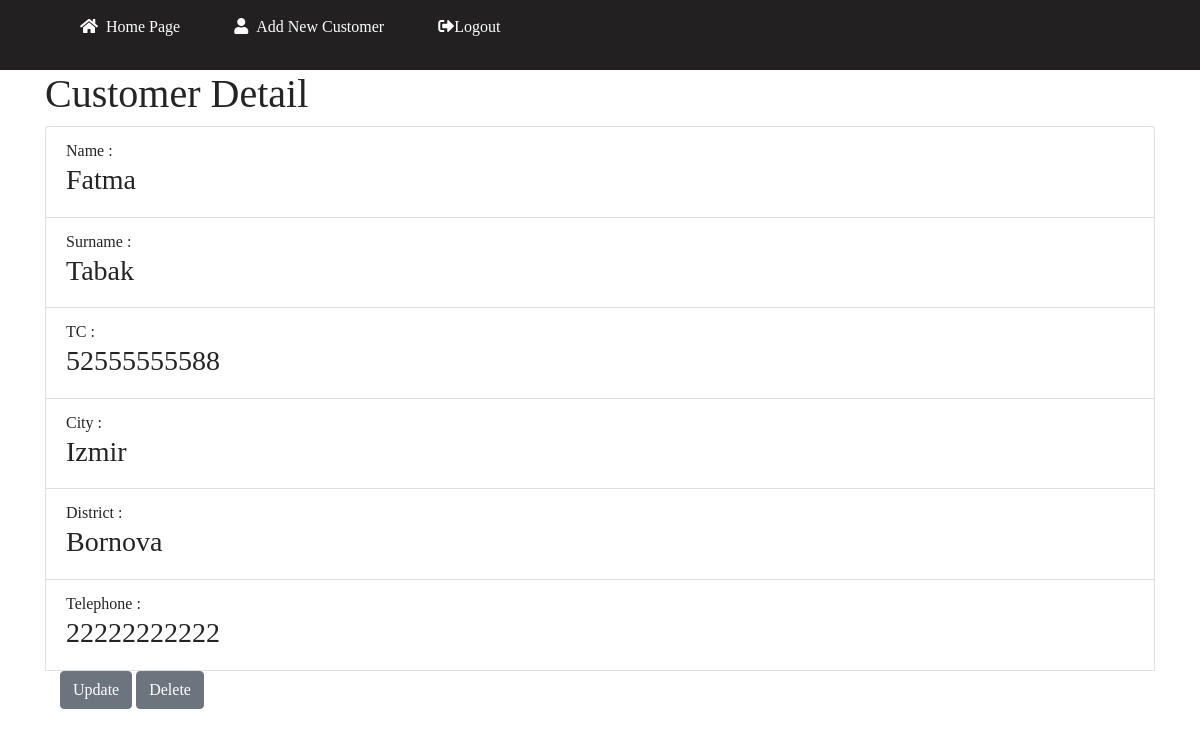
Page /core/detail/3/ (signed in) on the earlier database version.
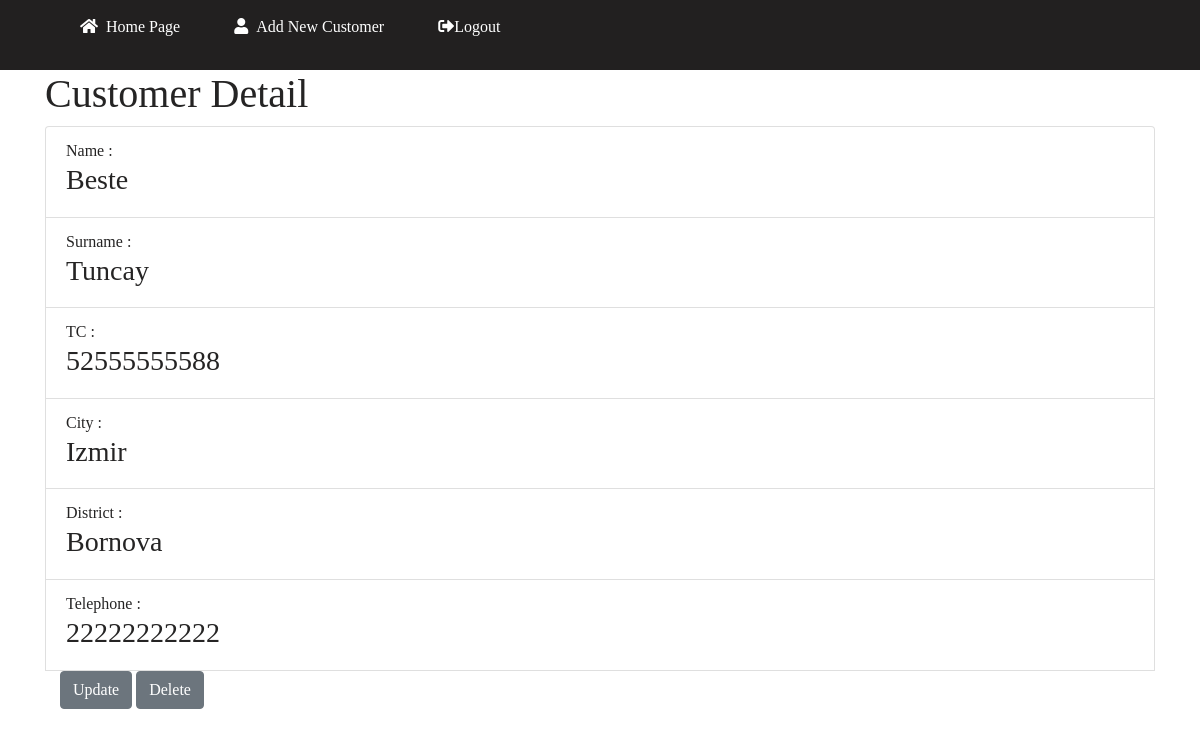
Same page on the later database version.
### core/models.py (models this page shows, shortened)
class Customer(models.Model):
    name = models.CharField(max_length=20)
    surname  = models.CharField(max_length=20)
    tc = models.CharField(max_length=11,null=True, unique=True)
    city = models.CharField(max_length=15,null=True)
    district = models.CharField(max_length=15,null=True)
    telephone = models.CharField(max_length=11,null=True,unique=True)
    date= models.DateTimeField(auto_now_add=True)

### core/views.py (the view)
# urls.py: path('detail/<int:pk>/', CustomerDetailView.as_view(), name = "detail"),
class CustomerDetailView(DetailView):
    template_name = 'detail.html'
    model = Customer
    context_object_name = 'Customer'

### templates/detail.html (shortened to what this page needs)
{% extends "base.html" %}
{% block body %}
{% load static %}
<head>
  <link rel="stylesheet" type="text/css" href="{% static 'main.css' %}?{% now 'U'%}">
  <link rel="stylesheet" href="https://maxcdn.bootstrapcdn.com/bootstrap/4.5.2/css/bootstrap.min.css">
  <link rel="stylesheet" href="https://cdnjs.cloudflare.com/ajax/libs/font-awesome/5.15.3/css/all.min.css">
</head>
<body>
  <div class="header">
    <div class="left-header">
      <ul>
        {% if user.is_authenticated %}
        <li class="#"><a href="/"><i class="fa fa-home" aria-hidden="true"></i>Home Page</a></a></li>
        <li class="#"><a href="/create"><i class="fa fa-user" aria-hidden="true"></i>Add New Customer</a></a></li>
        <li class="#"><a href="{% url 'logout' %}"><i class="fas fa-sign-out-alt" aria-hidden="true"></i>Logout</a></a>
        </li>
        {% else %}
        <li><a href="{% url 'login' %}"><i class="fas fa-sign-in-alt " aria-hidden="true"></i>Login</a></li>
        <li><a href="{% url 'register' %}"><i class="fas fa-sign-in-alt " aria-hidden="true"></i>Sign Up</a></li>
        {% endif %}
      </ul>
    </div>
    <div class="container">
      <h1>Customer Detail</h1>
      <ul class="list-group" id="myList">
        {% if user.is_authenticated %}
        <li class="list-group-item">Name :<h3>{{ Customer.name }}</h3>
        </li>
        <li class="list-group-item">Surname :<h3>{{ Customer.surname }}</h3>
        </li>
        <li class="list-group-item">TC :<h3>{{ Customer.tc }}</h3>
        </li>
        <li class="list-group-item">City :<h3>{{ Customer.city }}</h3>
        </li>
        <li class="list-group-item">District :<h3>{{ Customer.district }}</h3>
        </li>
        <li class="list-group-item">Telephone :<h3>{{ Customer.telephone }}</h3>
        </li>
        <div class="container">
          <a href="/core/update/{{ Customer.id}}"><button type="button" class="btn btn-secondary">Update</button>
            <a href="/core/delete/{{ Customer.id}}"><button type="button" class="btn btn-secondary">Delete</button>
        </div>
        {% else %}
        <div class=authorized>
          <li>You do not have the authorized, please login and try again!</li>
        </div>
        {% endif %}
      </ul>
    </div>
    <br>
    <br><br>
</body>
{% endblock %}

Differences in the rows shown:
changed Customer "Izmir": name "Fatma" → "Beste"; surname "Tabak" → "Tuncay"
